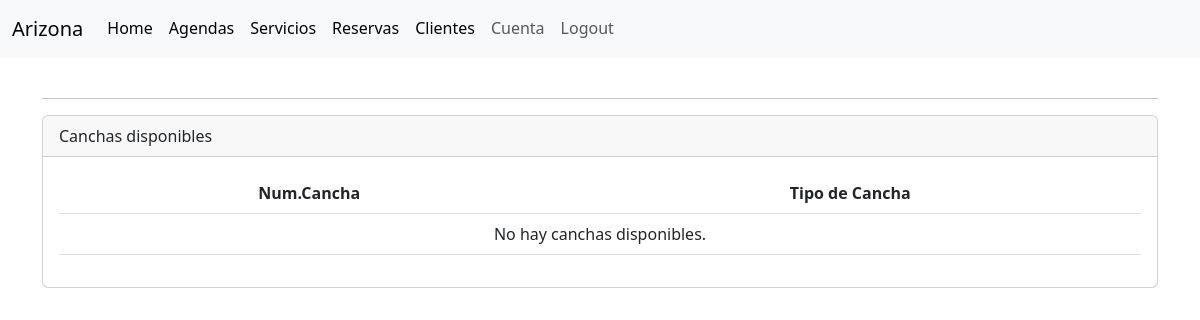
/servicio/listar/ (signed in), run on an earlier commit of the app's database.
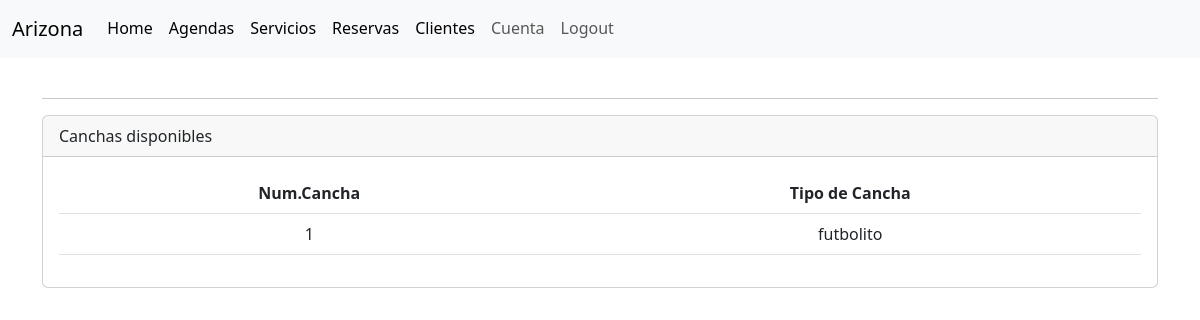
And on a later commit of the database.
### servicio/models.py (models this page shows, shortened)
class Cancha(models.Model):
    NUMERACION_CHOICES = [
        ('1', 'Cancha 1'),
        ('2', 'Cancha 2'),
        ('3', 'Cancha 3'),
        ('4', 'Cancha 4'),
        ('5', 'Cancha 5'),
        ('6', 'Cancha 6'),
        ('7', 'Cancha 7'),
        ('8', 'Cancha 8'),
    ]
    numeracion = models.CharField(max_length=10, choices=NUMERACION_CHOICES)
    tipo = models.ForeignKey(TipoCancha, on_delete=models.CASCADE, related_name='canchas')
    class Meta:
        verbose_name = _('Cancha')
        verbose_name_plural = _('Canchas')

class TipoCancha(models.Model):
    nombre = models.CharField(max_length=50)
    precio = models.DecimalField(max_digits=8, decimal_places=0)
    descripcion = models.TextField()
    def __str__(self):
        return self.nombre
    class Meta:
        verbose_name = _('Tipo de Cancha')
        verbose_name_plural = _('Tipos de Canchas')

### servicio/views.py (the view)
# urls.py: path('listar/', CanchaListView.as_view(), name='cancha-listar'),
class CanchaListView(ListView):
    model = Cancha
    template_name = 'servicios/listar.html'
    context_object_name = 'canchas'

### servicio/templatetags/custom_filters.py (called while the page is built)
@register.filter(name='has_permission')
def has_permission(user, permission_name):
    try:
        return user.roles.permisos.filter(nombre=permission_name).exists()
    except AttributeError:
        return False

### servicio/templates/servicios/listar.html (shortened to what this page needs)
{% extends "layout.html" %}
{% load static %}
{% load humanize %}
{% load custom_filters %}
{% block container %}
<div class="container">
  <br>
  <hr>
  <div class="card">
    <div class="card-header">
      Canchas disponibles
    </div>
    <div class="card-body">
      <table class="table text-center">
        <thead>
          <tr>
            <th>Num.Cancha</th>
            <th>Tipo de Cancha</th>
          </tr>
        </thead>
        <tbody>
          {% for cancha in canchas %}
          <tr>
            <td>{{ cancha.numeracion }}</td>
            <td>{{ cancha.tipo }}</td>
          </tr>
          {% empty %}
          <tr>
            <td colspan="2">No hay canchas disponibles.</td>
          </tr>
          {% endfor %}
        </tbody>
      </table>
    </div>
  </div>
</div>
{% endblock %}

What changed in the data, as far as the page shows it:
added Cancha: numeracion "1", tipo "futbolito"
Also different on the page:
text no longer shown: "No hay canchas disponibles."
